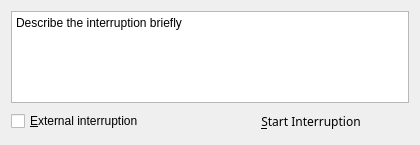
<?xml version="1.0" encoding="UTF-8"?>
<ui version="4.0">
 <class>InterruptionWindow</class>
 <widget class="QWidget" name="InterruptionWindow">
  <property name="windowModality">
   <enum>Qt::ApplicationModal</enum>
  </property>
  <property name="geometry">
   <rect>
    <x>0</x>
    <y>0</y>
    <width>420</width>
    <height>145</height>
   </rect>
  </property>
  <property name="windowTitle">
   <string>Pomito - Interruption</string>
  </property>
  <property name="windowIcon">
   <iconset resource="pomito.qrc">
    <normaloff>:/icon_pomito</normaloff>:/icon_pomito</iconset>
  </property>
  <layout class="QGridLayout" name="gridLayout">
   <item row="0" column="0" colspan="2">
    <widget class="QPlainTextEdit" name="txt_description">
     <property name="tabChangesFocus">
      <bool>false</bool>
     </property>
     <property name="plainText">
      <string>Describe the interruption briefly</string>
     </property>
    </widget>
   </item>
   <item row="3" column="0">
    <widget class="QCheckBox" name="chk_external">
     <property name="text">
      <string>&amp;External interruption</string>
     </property>
    </widget>
   </item>
   <item row="3" column="1">
    <widget class="QPushButton" name="btn_start_interrupt">
     <property name="font">
      <font>
       <family>Sans Serif</family>
      </font>
     </property>
     <property name="text">
      <string>&amp;Start Interruption</string>
     </property>
     <property name="icon">
      <iconset resource="pomito.qrc">
       <normaloff>:/icon_interrupt</normaloff>:/icon_interrupt</iconset>
     </property>
     <property name="default">
      <bool>true</bool>
     </property>
     <property name="flat">
      <bool>true</bool>
     </property>
    </widget>
   </item>
  </layout>
  <action name="act_hide_window">
   <property name="text">
    <string>hide</string>
   </property>
   <property name="shortcut">
    <string>Esc</string>
   </property>
  </action>
 </widget>
 <resources>
  <include location="pomito.qrc"/>
 </resources>
 <connections/>
</ui>
